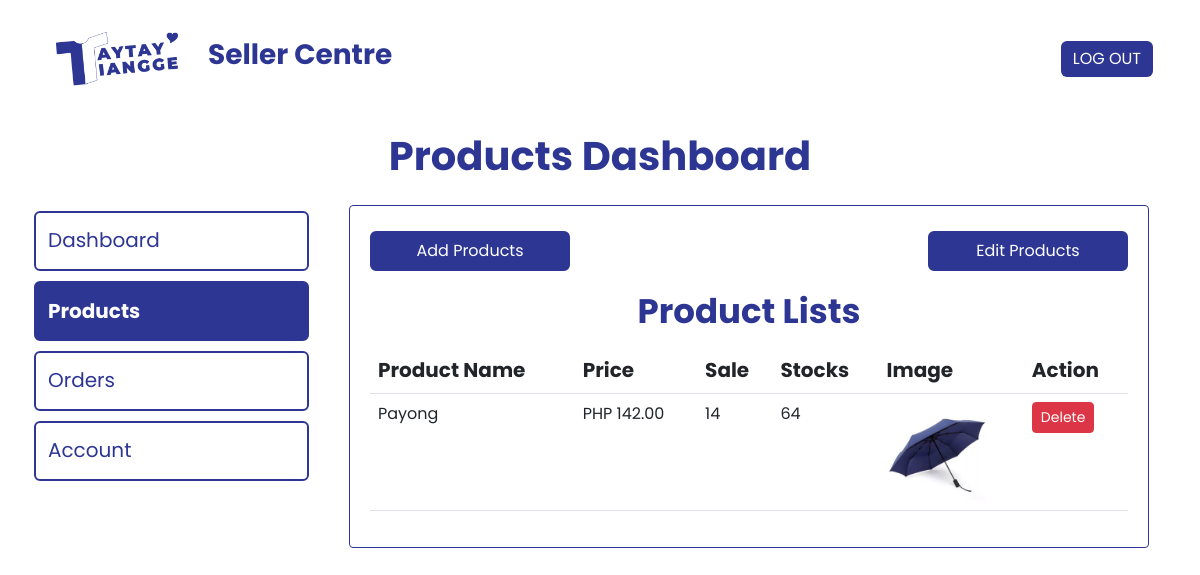
Page /seller-dashboard-products.php (signed in) on the committed database.
### tables this page shows
CREATE TABLE `products` (
  `productId` int(11) NOT NULL,
  `sellerId` int(11) NOT NULL,
  `product_name` varchar(255) NOT NULL,
  `product_price` int(11) NOT NULL,
  `product_sale` int(11) NOT NULL,
  `product_stock` int(11) NOT NULL,
  `product_image` blob NOT NULL
);

### display_products.php (the view, shortened to what this page needs)
<?php
require_once('db_connect.php');
$query = "SELECT * FROM products";
$result = mysqli_query($conn, $query);
if ($result) {
    while ($row = mysqli_fetch_assoc($result)) {
        echo "<tr>";
        echo "<td>" . htmlspecialchars($row['product_name']) . "</td>";
        echo "<td>PHP " . number_format($row['product_price'], 2) . "</td>";
        echo "<td>" . $row['product_sale'] . "</td>";
        echo "<td>" . $row['product_stock'] . "</td>";
  echo "<td>";
  if (!empty($row['product_image'])) {
      echo '<img src="' . htmlspecialchars($row['product_image']) . '" style="max-width: 100px; max-height: 100px;">';
  } else {
      echo '<img src="/path/to/default-image.png" style="max-width: 100px; max-height: 100px;">';
  }
  echo "</td>";
  echo "<td>
    <a href='delete_product.php?productId=" . urlencode($row['productId']) . "' class='btn btn-sm btn-danger' onclick='return confirm(\"Are you sure you want to delete this product?\")'>Delete</a>        </td>";
  echo "</tr>";
}
} else {
    echo "Error fetching products: " . mysqli_error($conn);
}
?>

### rows in the picture
products: product_name "Payong", product_price "142.00", product_sale "14", product_stock "64", product_image (picture)
